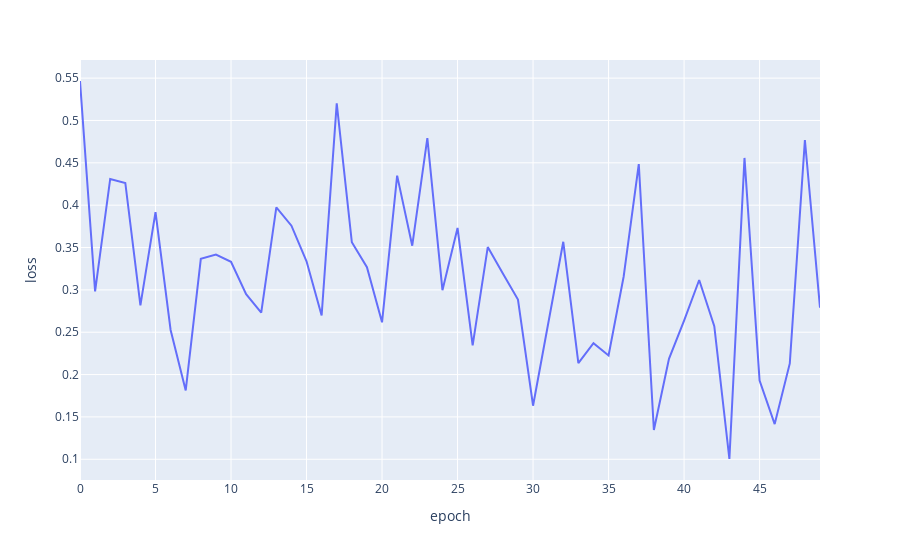

Notebook code cell kept with this figure:
### Code cell
import plotly.express as px

df_metrics = pd.DataFrame({
    'f1-score-macro': f1scores,
    'f1-score-micro': f1scores_micro,
    'val_losses': val_losses,
    'val_accuracies': accuracies,
    'loss': losses,
    'epoch': range(0, len(losses))})

fig = px.line(df_metrics, x="epoch", y="loss")
fig.show()

### Figure 1 — Plotly figure (JSON) as saved in the notebook; plotly's stock layout.template omitted (floating-point values rounded to 4 significant figures)
{"data": [{"hovertemplate": "epoch=%{x}<br>loss=%{y}<extra></extra>", "legendgroup": "", "line": {"color": "#636efa", "dash": "solid"}, "marker": {"symbol": "circle"}, "mode": "lines", "name": "", "orientation": "v", "showlegend": false, "type": "scatter", "x": [0, 1, 2, 3, 4, 5, 6, 7, 8, 9, 10, 11, 12, 13, 14, 15, 16, 17, 18, 19, 20, 21, 22, 23, 24, 25, 26, 27, 28, 29, 30, 31, 32, 33, 34, 35, 36, 37, 38, 39, 40, 41, 42, 43, 44, 45, 46, 47, 48, 49], "xaxis": "x", "y": [0.5466, 0.2983, 0.431, 0.4262, 0.2818, 0.3918, 0.2527, 0.1813, 0.3366, 0.3417, 0.3331, 0.2949, 0.2732, 0.3974, 0.3758, 0.3338, 0.2698, 0.5202, 0.3562, 0.3267, 0.2617, 0.4349, 0.3522, 0.4792, 0.2996, 0.3731, 0.2346, 0.3505, 0.3193, 0.2886, 0.1633, 0.2603, 0.3568, 0.2135, 0.237, 0.2225, 0.3158, 0.4486, 0.1346, 0.2187, 0.2637, 0.3117, 0.2572, 0.1003, 0.4558, 0.193, 0.1416, 0.2132, 0.477, 0.2789], "yaxis": "y"}], "layout": {"legend": {"tracegroupgap": 0}, "margin": {"t": 60}, "xaxis": {"anchor": "y", "domain": [0, 1], "title": {"text": "epoch"}}, "yaxis": {"anchor": "x", "domain": [0, 1], "title": {"text": "loss"}}}}
